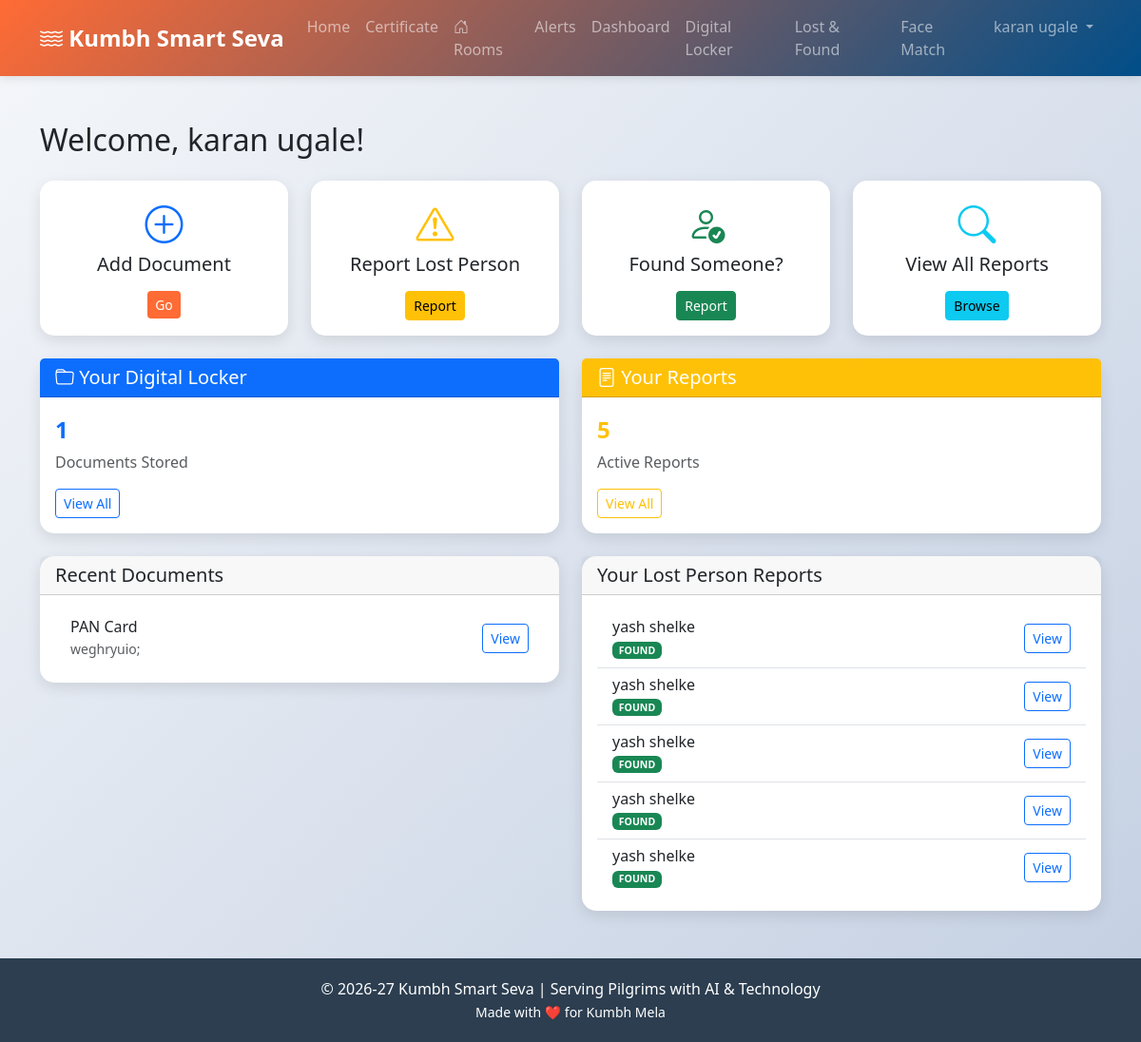
/dashboard (signed in), run on the app's committed database.
### tables this page shows
CREATE TABLE locker_items (
                id INTEGER PRIMARY KEY AUTOINCREMENT,
                user_id INTEGER NOT NULL,
                doc_type TEXT NOT NULL,
                doc_number TEXT NOT NULL,
                file_path TEXT,
                notes TEXT,
                created_at TIMESTAMP DEFAULT CURRENT_TIMESTAMP,
                FOREIGN KEY (user_id) REFERENCES users(id)
            );

CREATE TABLE lost_persons (
                id INTEGER PRIMARY KEY AUTOINCREMENT,
                user_id INTEGER NOT NULL,
                name TEXT NOT NULL,
                age INTEGER,
                gender TEXT,
                description TEXT,
                last_seen_location TEXT,
                contact TEXT NOT NULL,
                photo_path TEXT,
                status TEXT DEFAULT 'lost',
                created_at TIMESTAMP DEFAULT CURRENT_TIMESTAMP,
                updated_at TIMESTAMP DEFAULT CURRENT_TIMESTAMP,
                FOREIGN KEY (user_id) REFERENCES users(id)
            );

### app.py (the view)
@app.route('/dashboard')
@login_required
def dashboard():
    user_id = session['user_id']
    locker_items = locker.get_user_items(user_id)
    lost_reports = lost_registry.get_user_reports(user_id)
    return render_template('dashboard.html',
                         locker_items=locker_items,
                         lost_reports=lost_reports)

### app.py (called while the page is built)
def login_required(f):
    from functools import wraps
    @wraps(f)
    def decorated_function(*args, **kwargs):
        if 'user_id' not in session:
            flash('Please login first', 'warning')
            return redirect(url_for('login'))
        return f(*args, **kwargs)
    return decorated_function

@app.before_request
def require_login_for_modules():
    exempt_endpoints = {
        'index', 'login', 'register', 'logout',
        'admin_login', 'admin_logout',
        'generate_certificate_page', 'create_certificate', 'view_certificate',
        'verify_certificate', 'verify_certificate_page', 'api_verify_certificate', 'download_certificate'
    }
    endpoint = request.endpoint or ''
    if endpoint.startswith('static'):
        return
    if endpoint in exempt_endpoints:
        return
    if 'certificate' in endpoint:
        return
    if session.get('user_id') or session.get('admin_id'):
        return
    if endpoint not in {'login', 'register'}:
        flash('Please login to access this feature', 'warning')
    return redirect(url_for('login'))

### modules/locker.py (called while the page is built)
    def get_connection(self):
        conn = sqlite3.connect(self.db_path)
        conn.row_factory = sqlite3.Row
        return conn

    def get_user_items(self, user_id):
        conn = self.get_connection()
        cursor = conn.cursor()
        cursor.execute(
            'SELECT * FROM locker_items WHERE user_id = ? ORDER BY created_at DESC',
            (user_id,)
        )
        items = cursor.fetchall()
        conn.close()
        return [dict(item) for item in items]

### modules/lost_person.py (called while the page is built)
    def get_connection(self):
        conn = sqlite3.connect(self.db_path)
        conn.row_factory = sqlite3.Row
        return conn

    def get_user_reports(self, user_id):
        conn = self.get_connection()
        cursor = conn.cursor()
        cursor.execute(
            'SELECT * FROM lost_persons WHERE user_id = ? ORDER BY created_at DESC',
            (user_id,)
        )
        reports = cursor.fetchall()
        conn.close()
        return [dict(report) for report in reports]

### templates/dashboard.html (shortened to what this page needs)
{% extends "base.html" %}
{% block content %}
<h2 class="mb-4">Welcome, {{ session.user_name }}!</h2>
<div class="row g-4 mb-4">
    <div class="col-md-3">
        <div class="card text-center h-100">
            <div class="card-body">
                <i class="bi bi-plus-circle fs-1 text-primary mb-2"></i>
                <h5>Add Document</h5>
                <a href="{{ url_for('add_locker_item') }}" class="btn btn-sm btn-primary mt-2">Go</a>
            </div>
        </div>
    </div>
    <div class="col-md-3">
        <div class="card text-center h-100">
            <div class="card-body">
                <i class="bi bi-exclamation-triangle fs-1 text-warning mb-2"></i>
                <h5>Report Lost Person</h5>
                <a href="{{ url_for('report_lost_person') }}" class="btn btn-sm btn-warning mt-2">Report</a>
            </div>
        </div>
    </div>
    <div class="col-md-3">
        <div class="card text-center h-100">
            <div class="card-body">
                <i class="bi bi-person-check fs-1 text-success mb-2"></i>
                <h5>Found Someone?</h5>
                <a href="{{ url_for('report_found_person') }}" class="btn btn-sm btn-success mt-2">Report</a>
            </div>
        </div>
    </div>
    <div class="col-md-3">
        <div class="card text-center h-100">
            <div class="card-body">
                <i class="bi bi-search fs-1 text-info mb-2"></i>
                <h5>View All Reports</h5>
                <a href="{{ url_for('lost_person_page') }}" class="btn btn-sm btn-info mt-2">Browse</a>
            </div>
        </div>
    </div>
</div>
<div class="row g-4 mb-4">
    <div class="col-md-6">
        <div class="card">
            <div class="card-header bg-primary text-white">
                <h5 class="mb-0"><i class="bi bi-folder"></i> Your Digital Locker</h5>
            </div>
            <div class="card-body">
                <p class="fs-4 fw-bold text-primary mb-1">{{ locker_items|length }}</p>
                <p class="text-muted mb-3">Documents Stored</p>
                <a href="{{ url_for('locker_page') }}" class="btn btn-outline-primary btn-sm">View All</a>
            </div>
        </div>
    </div>
    <div class="col-md-6">
        <div class="card">
            <div class="card-header bg-warning text-white">
                <h5 class="mb-0"><i class="bi bi-file-text"></i> Your Reports</h5>
            </div>
            <div class="card-body">
                <p class="fs-4 fw-bold text-warning mb-1">{{ lost_reports|length }}</p>
                <p class="text-muted mb-3">Active Reports</p>
                <a href="{{ url_for('my_reports') }}" class="btn btn-outline-warning btn-sm">View All</a>
            </div>
        </div>
    </div>
</div>
<div class="row">
    <div class="col-md-6">
        <div class="card">
            <div class="card-header">
                <h5 class="mb-0">Recent Documents</h5>
            </div>
            <div class="card-body">
                {% if locker_items %}
                <div class="list-group list-group-flush">
                    {% for item in locker_items[:5] %}
                    <div class="list-group-item">
                        <div class="d-flex justify-content-between align-items-center">
                            <div>
                                <h6 class="mb-0">{{ item.doc_type }}</h6>
                                <small class="text-muted">{{ item.doc_number }}</small>
                            </div>
                            <a href="{{ url_for('view_locker_item', item_id=item.id) }}"
                               class="btn btn-sm btn-outline-primary">View</a>
                        </div>
                    </div>
                    {% endfor %}
                </div>
                {% else %}
                <p class="text-muted text-center py-3">No documents yet</p>
                {% endif %}
            </div>
        </div>
    </div>
    <div class="col-md-6">
        <div class="card">
            <div class="card-header">
                <h5 class="mb-0">Your Lost Person Reports</h5>
            </div>
            <div class="card-body">
                {% if lost_reports %}
                <div class="list-group list-group-flush">
                    {% for report in lost_reports[:5] %}
                    <div class="list-group-item">
                        <div class="d-flex justify-content-between align-items-center">
                            <div>
                                <h6 class="mb-0">{{ report.name }}</h6>
                                <small class="text-muted">
                                    <span class="badge bg-{{ 'success' if report.status == 'found' else 'warning' }}">
                                        {{ report.status|upper }}
                                    </span>
                                </small>
                            </div>
                            <a href="{{ url_for('view_lost_report', report_id=report.id) }}"
                               class="btn btn-sm btn-outline-primary">View</a>
                        </div>
                    </div>
                    {% endfor %}
                </div>
                {% else %}
                <p class="text-muted text-center py-3">No reports yet</p>
                {% endif %}
            </div>
        </div>
    </div>
</div>
{% endblock %}

### templates/base.html (style rules this page uses)
:root { --primary-color: #ff6b35; --secondary-color: #004e89; --success-color: #06a77d; --warning-color: #f77f00; }
body { font-family: 'Segoe UI', Tahoma, Geneva, Verdana, sans-serif; background: linear-gradient(135deg, #f5f7fa 0%, #c3cfe2 100%); min-height: 100vh; }
.card { border: none; border-radius: 15px; box-shadow: 0 5px 15px rgba(0,0,0,0.1); transition: transform 0.3s ease; }
.btn-primary { background-color: var(--primary-color); border: none; }

### data on the page
locker_items: doc_type "PAN Card", doc_number "weghryuio;"
lost_persons: name "yash shelke", status "FOUND"
lost_persons: name "yash shelke", status "FOUND"
lost_persons: name "yash shelke", status "FOUND"
lost_persons: name "yash shelke", status "FOUND"
lost_persons: name "yash shelke", status "FOUND"

### other printed values
{{ session.user_name }} "karan ugale"
{{ locker_items|length }} "1"
{{ lost_reports|length }} "5"
